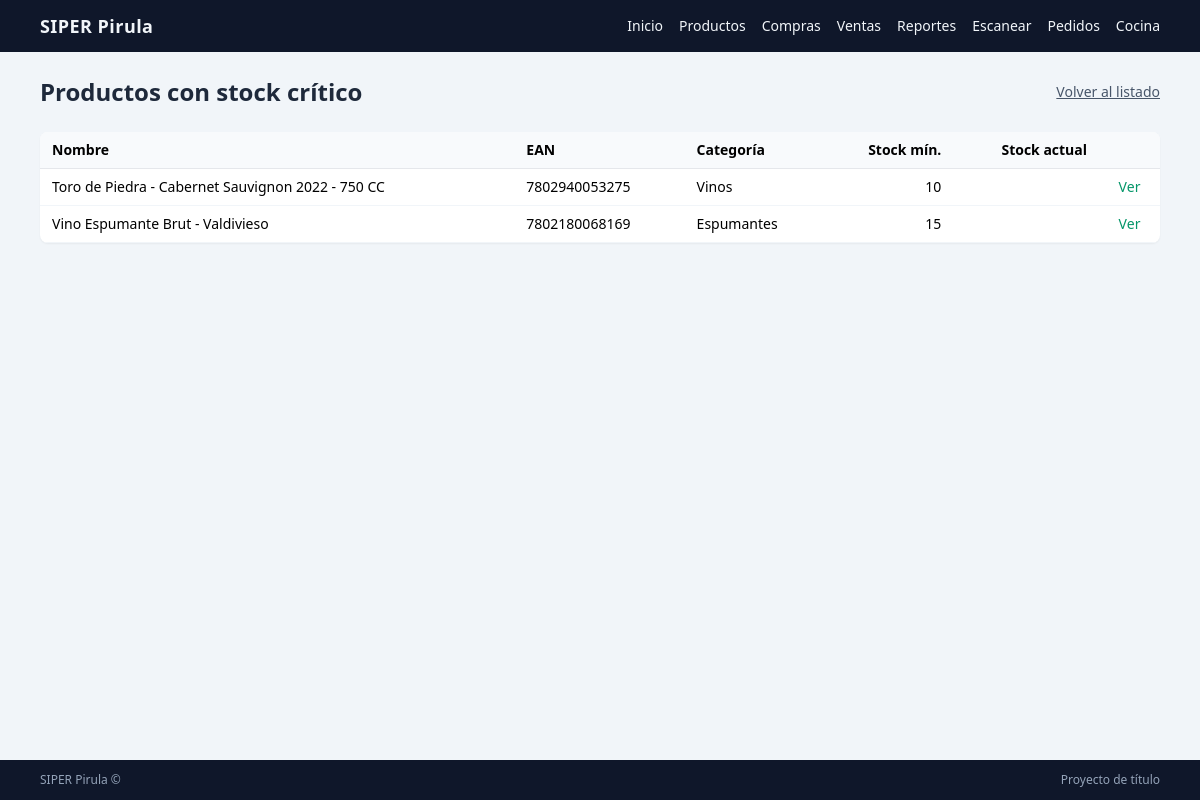
The page /inventario/productos/stock-critico/ (signed in) on the database its author committed.
### inventario/models.py (models this page shows, shortened)
class Producto(models.Model):
    negocio = models.ForeignKey(Negocio, on_delete=models.PROTECT)
    sku = models.CharField(max_length=40, blank=True, null=True)
    ean = models.CharField("Código de barras", max_length=40, unique=True)
    nombre = models.CharField(max_length=120)
    categoria = models.ForeignKey(Categoria, on_delete=models.PROTECT)
    precio = models.PositiveIntegerField(default=0, help_text="Precio de venta en pesos chilenos")
    costo = models.PositiveIntegerField(default=0, help_text="Costo en pesos chilenos")
    stock_min = models.IntegerField(default=0)
    ubicacion = models.CharField(max_length=60, blank=True, null=True)
    activo = models.BooleanField(default=True)
    imagen = models.ImageField(
        upload_to="productos/",
        blank=True,
        null=True,
    )
    class Meta:
        db_table = "producto"
    @property
    def stock_actual(self):
        resultado = self.movimientos.aggregate(
            total=Sum(
                Case(
                    When(tipo__in=[MovimientoInventario.TIPO_ENTRADA, MovimientoInventario.TIPO_AJUSTE],
                         then=F("cantidad")),
                    When(tipo__in=[MovimientoInventario.TIPO_SALIDA, MovimientoInventario.TIPO_MERMA],
                         then=-F("cantidad")),
                    default=0,
                    output_field=IntegerField(),
                )
            )
        )
        return resultado["total"] or 0

class Categoria(models.Model):
    negocio = models.ForeignKey(Negocio, on_delete=models.PROTECT)
    nombre = models.CharField(max_length=80)
    class Meta:
        db_table = "categoria"
    def __str__(self):
        return self.nombre

### inventario/views.py (the view)
# urls.py: path("productos/stock-critico/", views.ProductoStockCriticoView.as_view(), name="producto_stock_critico"),
class ProductoStockCriticoView(LoginRequiredMixin, ListView):
    model = Producto
    template_name = "inventario/movimiento_stock/stock_critico.html"
    context_object_name = "productos"
    def get_queryset(self):
        negocio = self.request.user.perfilusuario.negocio
        qs = Producto.objects.filter(negocio=negocio, activo=True)
        return [p for p in qs if p.stock_actual < p.stock_min]

### templates/inventario/movimiento_stock/stock_critico.html (shortened to what this page needs)
{% extends "../../core/base.html" %}
{% block content %}
<div class="max-w-6xl mx-auto space-y-6">
    <div class="flex items-center justify-between">
        <h1 class="text-2xl font-bold text-slate-800">
            Productos con stock crítico
        </h1>
        <a href="{% url 'inventario:producto_lista' %}"
           class="text-sm text-slate-600 hover:text-slate-900 underline">
            Volver al listado
        </a>
    </div>
    <div class="bg-white rounded-lg shadow-sm overflow-x-auto">
        <table class="min-w-full text-sm">
            <thead class="bg-slate-50">
                <tr>
                    <th class="px-3 py-2 text-left border-b">Nombre</th>
                    <th class="px-3 py-2 text-left border-b">EAN</th>
                    <th class="px-3 py-2 text-left border-b">Categoría</th>
                    <th class="px-3 py-2 text-right border-b">Stock mín.</th>
                    <th class="px-3 py-2 text-right border-b">Stock actual</th>
                    <th class="px-3 py-2 text-center border-b"></th>
                </tr>
            </thead>
            <tbody>
                {% for p in productos %}
                    <tr class="border-b border-slate-100 hover:bg-slate-50">
                        <td class="px-3 py-2 font-medium">
                            {{ p.nombre }}
                        </td>
                        <td class="px-3 py-2">
                            {{ p.ean }}
                        </td>
                        <td class="px-3 py-2">
                            {{ p.categoria }}
                        </td>
                        <td class="px-3 py-2 text-right">
                            {{ p.stock_min }}
                        </td>
                        <td class="px-3 py-2 text-right font-semibold text-red-600">
                        </td>
                        <td class="px-3 py-2 text-center">
                            <a href="{% url 'inventario:producto_detalle' p.pk %}"
                               class="text-emerald-600 hover:underline text-sm font-medium">
                                Ver
                            </a>
                        </td>
                    </tr>
                {% empty %}
                    <tr>
                        <td colspan="6" class="px-3 py-6 text-center text-slate-500">
                            ✅ No hay productos bajo el stock mínimo
                        </td>
                    </tr>
                {% endfor %}
            </tbody>
        </table>
    </div>
</div>
{% endblock %}

### rows shown on the page
Producto: nombre "Toro de Piedra - Cabernet Sauvignon 2022 - 750 CC", ean "7802940053275", categoria "Vinos", stock_min "10"
Producto: nombre "Vino Espumante Brut - Valdivieso", ean "7802180068169", categoria "Espumantes", stock_min "15"
